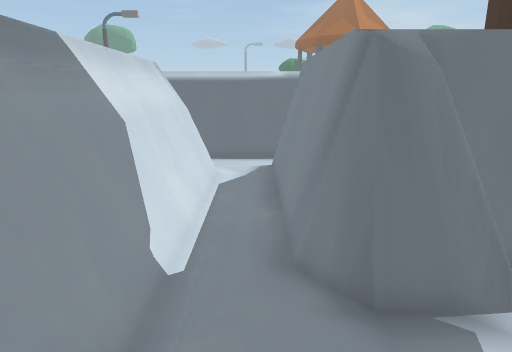
view 1 (above)

22 first-person views from a walk through a Unity game level. The camera is 1.3 m above the floor, tilts 14° down and sees 75° across. The floor is counted in squares, 0.5 m on a side. Each view is taken from the middle of a square. On the plan, view 1 faces up. The plan holds only what a view shows up to about 20 squares ahead; the rest is blank. The place goes on beyond the plan. The player is left out.

view 2
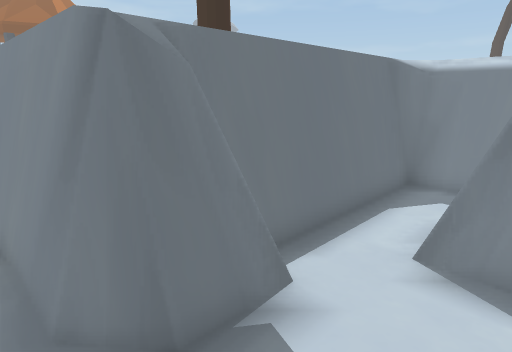

view 3
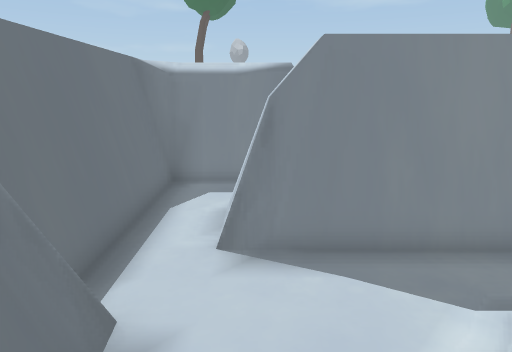

view 4
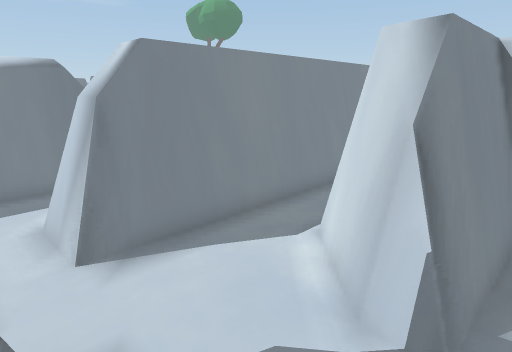

view 5
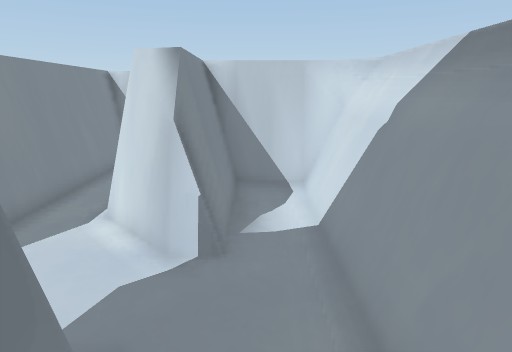

view 6
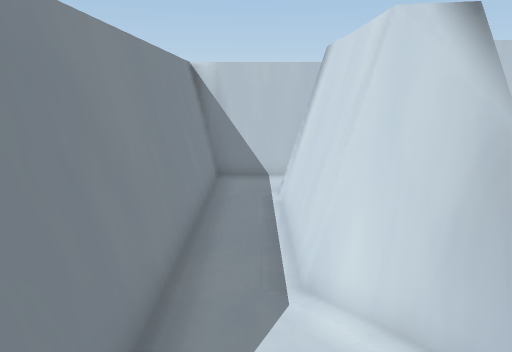

view 7
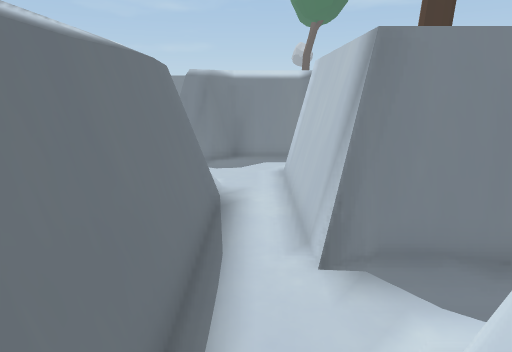

view 8
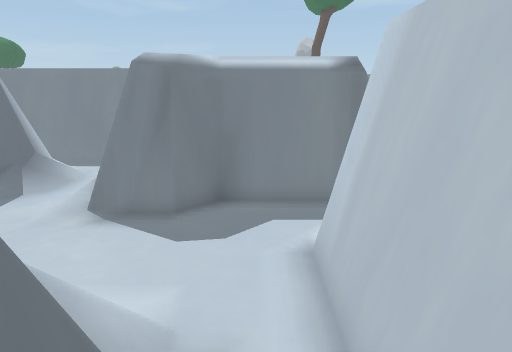

view 9
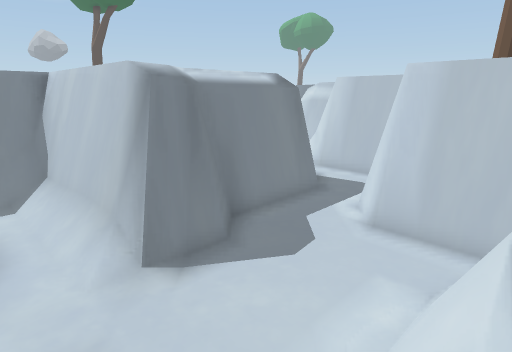

view 10
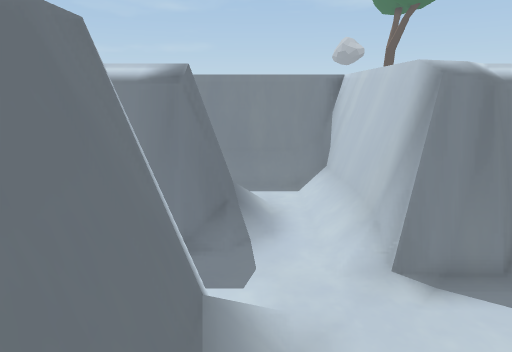

view 11
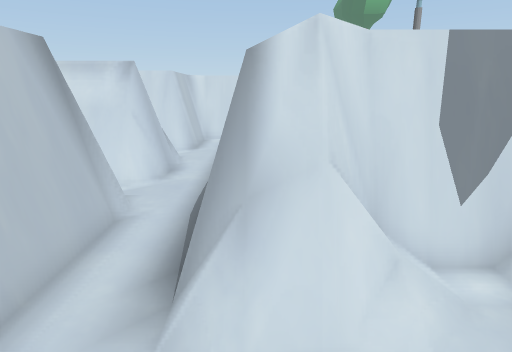

view 12
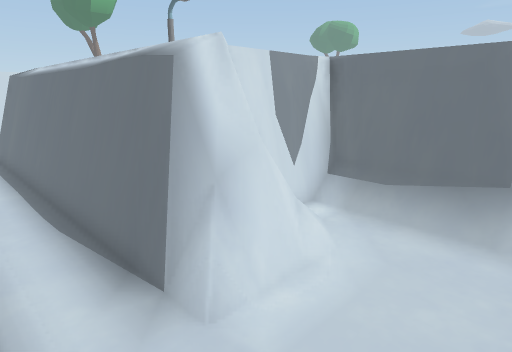

view 13
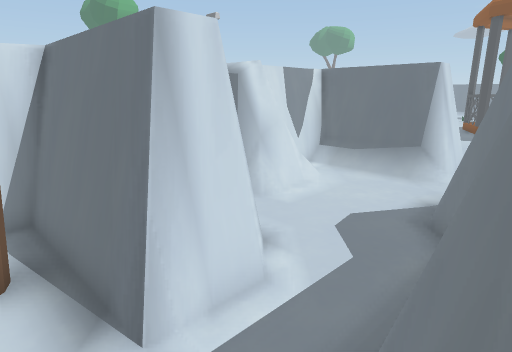

view 14
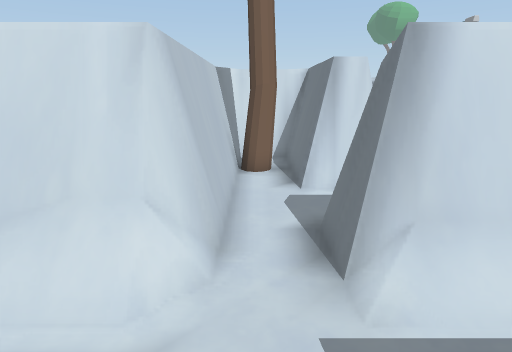

view 15
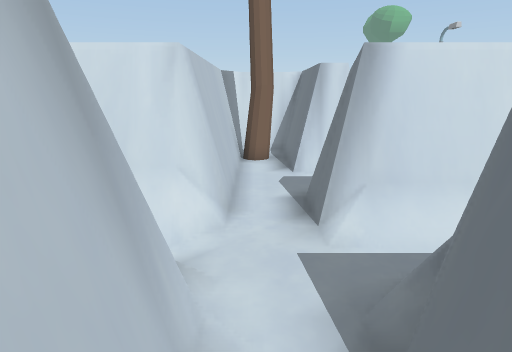

view 16
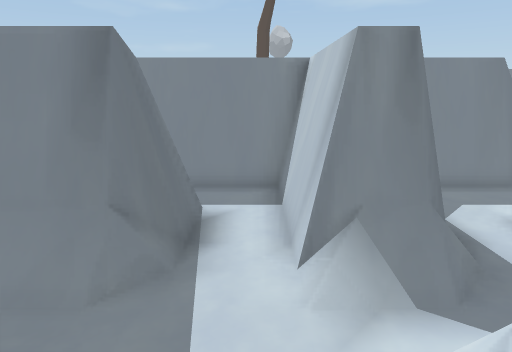

view 17
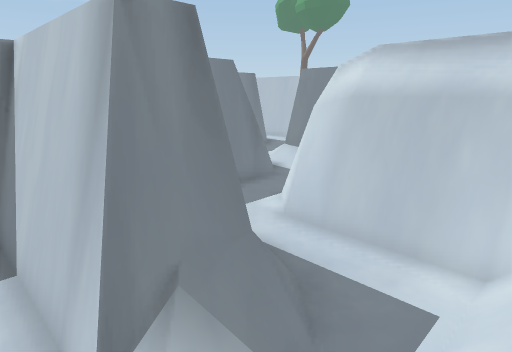

view 18
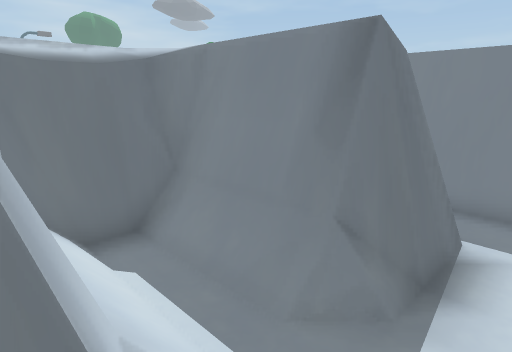

view 19
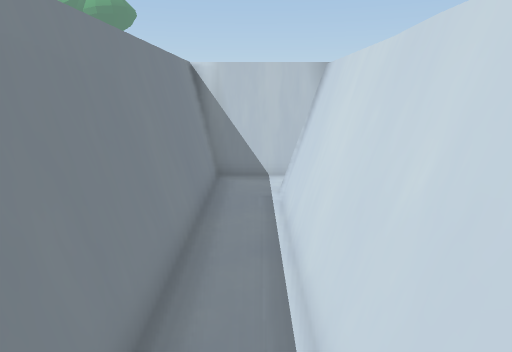

view 20
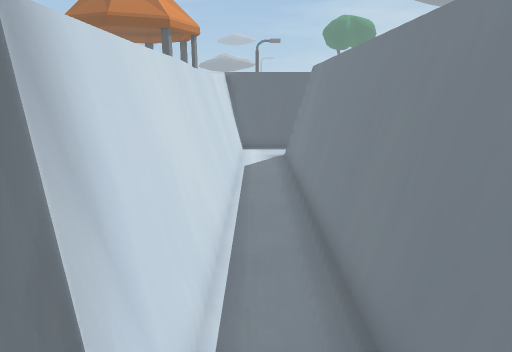

view 21
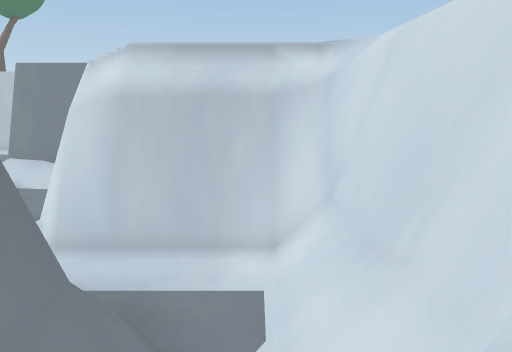

view 22
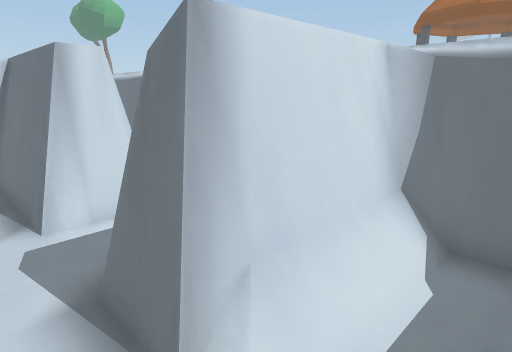

### Floor plan
Key: @ floor where view 1 was taken; # wall or solid block; x gap in a wall; . main floor; : floor 0.25 m higher than the main floor; / step, stairs or slope; = window, fence, low wall or low ledge; ^ raised ledge; O other object.
Columns run from 5 left of view 1 to 21 right of it. Each row starts with its distance up from view 1.
 20         #####=./##:.:###..#
 19         #/////.///..:###..#
 18         #...........:###..#
 17         ###....#=====###..#
 16         ##=...=#########..#
 15 ##########=...=#^^^#####..#
 14 ==========#....###==####..#
 13 ...............=##=.:###..#
 12 ====..=######..=##=.:###..#
 11  ###..########.=##=.:###..#
 10   ##..########.=##O..###..#
  9   ##..###..O#.............#
  8   ##..###.OO..............#
  7   ##..############=.:######
  6   ##..############=.:######
  5   ##..############=..##
  4   ##..###......=##=.....
  3   ##...........=##= ......#
  2   ##.......##=.=#######=..#
  1   ##.......##  =####### ..#
  0   ##.@x=...#    #       ..#
 -1   ##..###..#             .=
 -2   ###.###..#             ..
 -3   ##==###..#             ==
 -4   #######..#             ##
 -5        ##..#
 -6         ...#
 -7         ...#
 -8        #####
 -9        #####

Positions as (right, up) in squares from view 1, and headings:
1: (0, 0), facing up
2: (0, 1), facing up-right
3: (0, 2), facing right
4: (0, 4), facing down-right
5: (0, 6), facing down
6: (4, 3), facing down
7: (-4, 13), facing right
8: (2, 13), facing right
9: (4, 19), facing down-right
10: (4, 19), facing right
11: (8, 15), facing left
12: (8, 12), facing up-left
13: (11, 8), facing up-left
14: (17, 8), facing left
15: (19, 8), facing left
16: (11, 8), facing right
17: (13, 8), facing down-right
18: (12, 8), facing up-right
19: (19, 18), facing down
20: (19, 8), facing up
21: (14, 8), facing down
22: (15, 8), facing up-left
